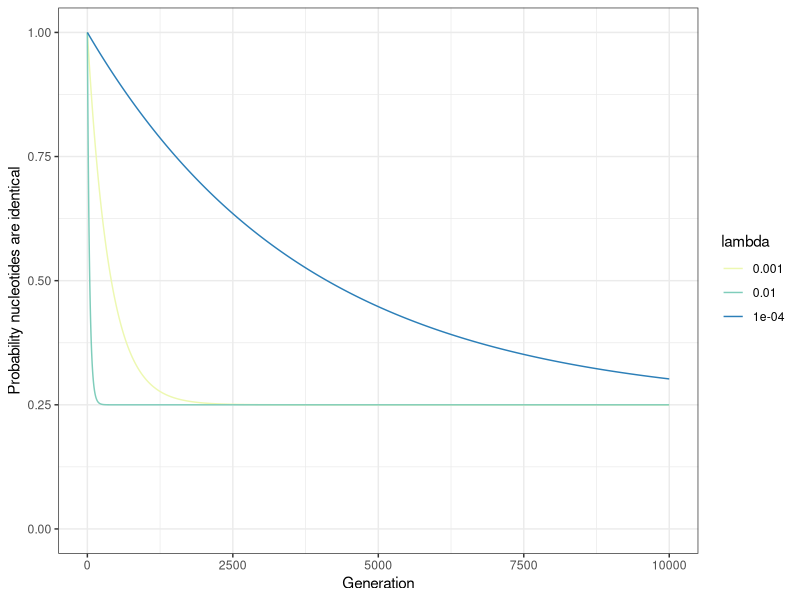
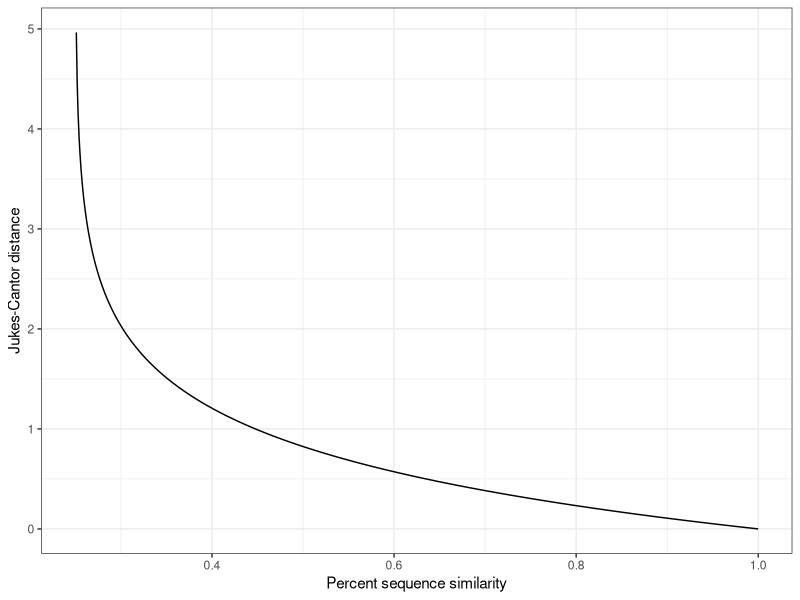

Reproduce these figures in R, in order.
## ---- chunk 1
options(tidyverse.quiet = TRUE)
library(tidyverse)
library(ggplot2)

jc <- function(lambda, t) {
 return(1 - (3/4)*(1 - exp(-8*lambda*t/3)))
}

jc_dist <- function(q) {
  return((-3/4)*log(1 - (4/3)*(1 - q)))
}
## ---- chunk 2
t <- seq(0, 10000, by = 1)
dat <- tibble(lambda = NA, t = NA, q = NA)
for (lambda in c(0.0001, 0.001, 0.01)) {
  q <- jc(lambda, t)
  tmp <- tibble(lambda = as.character(lambda),
                t = t,
                q = q)
  dat <- rbind(dat, tmp)
}
dat <- dat %>% filter(!is.na(lambda))

p <- ggplot(dat, aes(x = t, y = q, 
                     fill = lambda, 
                     color = lambda)) +
  geom_line() +
  theme_bw() +
  ylim(0, 1) +
  xlab("Generation") +
  ylab("Probability nucleotides are identical") +
  scale_color_brewer(type = "seq",
                     palette = "YlGnBu")
p
## ---- chunk 3
q <- seq(1.0, 0.251, by = -0.001)
d <- jc_dist(q)
dat <- tibble(q = q, d = d)
p <- ggplot(dat, aes(x = q, y = d)) +
  geom_line() +
  theme_bw() +
  xlim(0.25, 1) +
  xlab("Percent sequence similarity") +
  ylab("Jukes-Cantor distance")
p
